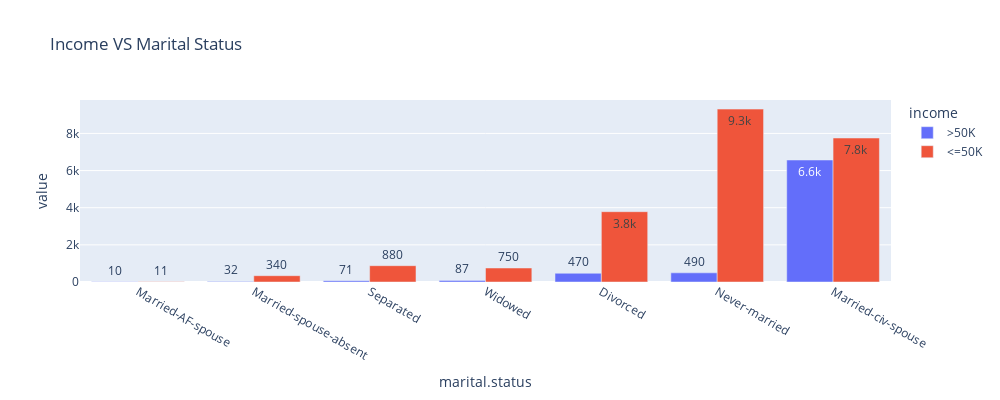

The notebook cell this image was saved under:
### Code cell
px.bar(d3,x='marital.status',y=['Count'] ,hover_data=["income"],color="income",barmode='group',text_auto='.2s',width=1000,height=400,title="Income VS Marital Status ")

### Figure 1 — Plotly figure (JSON) as saved in the notebook; plotly's stock layout.template omitted (floating-point values rounded to 4 significant figures)
{"data": [{"alignmentgroup": "True", "customdata": [[">50K"], [">50K"], [">50K"], [">50K"], [">50K"], [">50K"], [">50K"]], "hovertemplate": "income=%{customdata[0]}<br>marital.status=%{x}<br>value=%{y}<extra></extra>", "legendgroup": ">50K", "marker": {"color": "#636efa", "pattern": {"shape": ""}}, "name": ">50K", "offsetgroup": ">50K", "orientation": "v", "showlegend": true, "textposition": "auto", "texttemplate": "%{y:.2s}", "type": "bar", "x": ["Married-AF-spouse", "Married-spouse-absent", "Separated", "Widowed", "Divorced", "Never-married", "Married-civ-spouse"], "xaxis": "x", "y": [10, 32, 71, 87, 470, 493, 6569], "yaxis": "y"}, {"alignmentgroup": "True", "customdata": [["<=50K"], ["<=50K"], ["<=50K"], ["<=50K"], ["<=50K"], ["<=50K"], ["<=50K"]], "hovertemplate": "income=%{customdata[0]}<br>marital.status=%{x}<br>value=%{y}<extra></extra>", "legendgroup": "<=50K", "marker": {"color": "#EF553B", "pattern": {"shape": ""}}, "name": "<=50K", "offsetgroup": "<=50K", "orientation": "v", "showlegend": true, "textposition": "auto", "texttemplate": "%{y:.2s}", "type": "bar", "x": ["Married-AF-spouse", "Married-spouse-absent", "Widowed", "Separated", "Divorced", "Married-civ-spouse", "Never-married"], "xaxis": "x", "y": [11, 340, 754, 879, 3786, 7753, 9310], "yaxis": "y"}], "layout": {"barmode": "group", "height": 400, "legend": {"title": {"text": "income"}, "tracegroupgap": 0}, "title": {"text": "Income VS Marital Status "}, "width": 1000, "xaxis": {"anchor": "y", "domain": [0, 1], "title": {"text": "marital.status"}}, "yaxis": {"anchor": "x", "domain": [0, 1], "title": {"text": "value"}}}}
